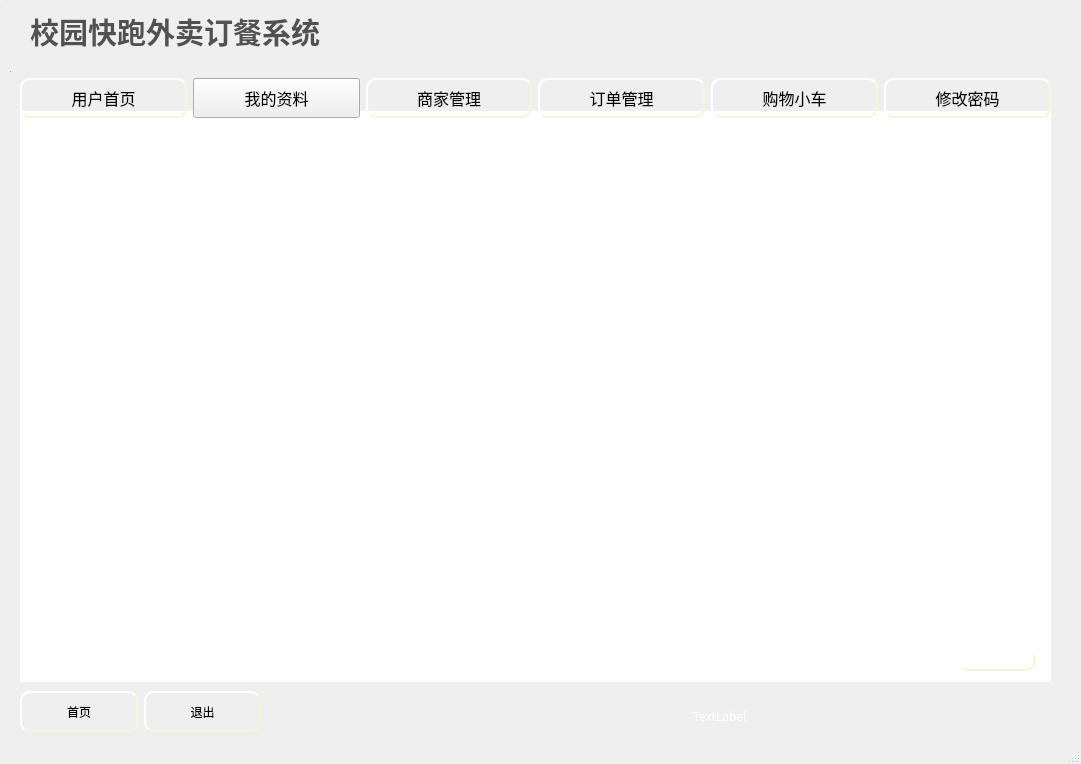
<?xml version="1.0" encoding="UTF-8"?>
<ui version="4.0">
 <class>ClientUI</class>
 <widget class="QMainWindow" name="ClientUI">
  <property name="geometry">
   <rect>
    <x>0</x>
    <y>0</y>
    <width>1081</width>
    <height>764</height>
   </rect>
  </property>
  <property name="windowTitle">
   <string>MainWindow</string>
  </property>
  <property name="styleSheet">
   <string notr="true">QMainWindow#ClientUI{	
	
	background-image: url(:/image/climain.jpg);

}</string>
  </property>
  <widget class="QWidget" name="centralwidget">
   <widget class="QLabel" name="label_2">
    <property name="geometry">
     <rect>
      <x>30</x>
      <y>10</y>
      <width>341</width>
      <height>41</height>
     </rect>
    </property>
    <property name="font">
     <font>
      <family>幼圆</family>
      <pointsize>22</pointsize>
      <weight>75</weight>
      <bold>true</bold>
     </font>
    </property>
    <property name="styleSheet">
     <string notr="true">color:rgb(81, 81, 81);</string>
    </property>
    <property name="inputMethodHints">
     <set>Qt::ImhUppercaseOnly</set>
    </property>
    <property name="text">
     <string>校园快跑外卖订餐系统</string>
    </property>
   </widget>
   <widget class="QWidget" name="widget_4" native="true">
    <property name="geometry">
     <rect>
      <x>10</x>
      <y>60</y>
      <width>1061</width>
      <height>761</height>
     </rect>
    </property>
    <property name="styleSheet">
     <string notr="true">QWidget#widget_4{
	background-image: url(:/image/timg.jpg);
}</string>
    </property>
    <widget class="QWidget" name="widget" native="true">
     <property name="enabled">
      <bool>true</bool>
     </property>
     <property name="geometry">
      <rect>
       <x>10</x>
       <y>50</y>
       <width>1031</width>
       <height>571</height>
      </rect>
     </property>
     <property name="styleSheet">
      <string notr="true">QWidget#widget{
	
	background-color: rgb(255, 255, 255);
	
	
}</string>
     </property>
     <widget class="QPushButton" name="pb_clientmer">
      <property name="enabled">
       <bool>false</bool>
      </property>
      <property name="geometry">
       <rect>
        <x>940</x>
        <y>540</y>
        <width>76</width>
        <height>20</height>
       </rect>
      </property>
      <property name="sizePolicy">
       <sizepolicy hsizetype="Minimum" vsizetype="Expanding">
        <horstretch>0</horstretch>
        <verstretch>0</verstretch>
       </sizepolicy>
      </property>
      <property name="font">
       <font>
        <family>微软雅黑</family>
        <pointsize>12</pointsize>
       </font>
      </property>
      <property name="styleSheet">
       <string notr="true">QPushButton#pb_clientmer{
	
	background-image: url(:/ico/pb1.jpg);
}
QPushButton#pb_clientmer{
    border-style: outset;
    border-width: 2px;
    border-radius: 10px;
    border-color: beige;
    min-width: 5em;
    padding: 6px;
}
QPushButton#pb_clientmer:hover
{
	
	background-image: url(:/ico/pb.jpg);
    border-style: inset;
}

QPushButton#pb_client:pressed {
	
	background-image: url(:/ico/pb2.jpg);
    border-style: inset;
}


</string>
      </property>
      <property name="text">
       <string/>
      </property>
     </widget>
    </widget>
    <widget class="Line" name="line">
     <property name="enabled">
      <bool>true</bool>
     </property>
     <property name="geometry">
      <rect>
       <x>0</x>
       <y>10</y>
       <width>1</width>
       <height>1</height>
      </rect>
     </property>
     <property name="maximumSize">
      <size>
       <width>1</width>
       <height>1</height>
      </size>
     </property>
     <property name="orientation">
      <enum>Qt::Horizontal</enum>
     </property>
    </widget>
    <widget class="QWidget" name="layoutWidget_2">
     <property name="geometry">
      <rect>
       <x>10</x>
       <y>0</y>
       <width>1031</width>
       <height>57</height>
      </rect>
     </property>
     <layout class="QGridLayout" name="gridLayout_3">
      <item row="3" column="5">
       <widget class="QPushButton" name="pb_pswd">
        <property name="sizePolicy">
         <sizepolicy hsizetype="Minimum" vsizetype="Expanding">
          <horstretch>0</horstretch>
          <verstretch>0</verstretch>
         </sizepolicy>
        </property>
        <property name="font">
         <font>
          <family>微软雅黑</family>
          <pointsize>12</pointsize>
         </font>
        </property>
        <property name="styleSheet">
         <string notr="true">QPushButton#pb_pswd{
	
	background-image: url(:/ico/pb1.jpg);
}
QPushButton#pb_pswd{
    border-style: outset;
    border-width: 2px;
    border-radius: 10px;
    border-color: beige;
    min-width: 5em;
    padding: 6px;
}
QPushButton#pb_pswd:hover
{
	
	background-image: url(:/ico/pb.jpg);
    border-style: inset;
}

QPushButton#pb_pswd:pressed {
	
	background-image: url(:/ico/pb2.jpg);
    border-style: inset;
}


</string>
        </property>
        <property name="text">
         <string>修改密码</string>
        </property>
       </widget>
      </item>
      <item row="0" column="3">
       <spacer name="verticalSpacer">
        <property name="orientation">
         <enum>Qt::Vertical</enum>
        </property>
        <property name="sizeHint" stdset="0">
         <size>
          <width>20</width>
          <height>40</height>
         </size>
        </property>
       </spacer>
      </item>
      <item row="3" column="4">
       <widget class="QPushButton" name="pb_shopcart">
        <property name="sizePolicy">
         <sizepolicy hsizetype="Minimum" vsizetype="Expanding">
          <horstretch>0</horstretch>
          <verstretch>0</verstretch>
         </sizepolicy>
        </property>
        <property name="font">
         <font>
          <family>微软雅黑</family>
          <pointsize>12</pointsize>
         </font>
        </property>
        <property name="styleSheet">
         <string notr="true">QPushButton#pb_shopcart{
	
	background-image: url(:/ico/pb1.jpg);
}
QPushButton#pb_shopcart{
    border-style: outset;
    border-width: 2px;
    border-radius: 10px;
    border-color: beige;
    min-width: 5em;
    padding: 6px;
}
QPushButton#pb_shopcart:hover
{
	
	background-image: url(:/ico/pb.jpg);
    border-style: inset;
}

QPushButton#pb_form:pressed {
	
	background-image: url(:/ico/pb2.jpg);
    border-style: inset;
}


</string>
        </property>
        <property name="text">
         <string>购物小车</string>
        </property>
       </widget>
      </item>
      <item row="3" column="3">
       <widget class="QPushButton" name="pb_form">
        <property name="sizePolicy">
         <sizepolicy hsizetype="Minimum" vsizetype="Expanding">
          <horstretch>0</horstretch>
          <verstretch>0</verstretch>
         </sizepolicy>
        </property>
        <property name="font">
         <font>
          <family>微软雅黑</family>
          <pointsize>12</pointsize>
         </font>
        </property>
        <property name="styleSheet">
         <string notr="true">QPushButton#pb_form{
	
	background-image: url(:/ico/pb1.jpg);
}
QPushButton#pb_form{
    border-style: outset;
    border-width: 2px;
    border-radius: 10px;
    border-color: beige;
    min-width: 5em;
    padding: 6px;
}
QPushButton#pb_form:hover
{
	
	background-image: url(:/ico/pb.jpg);
    border-style: inset;
}

QPushButton#pb_commodity:pressed {
	
	background-image: url(:/ico/pb2.jpg);
    border-style: inset;
}


</string>
        </property>
        <property name="text">
         <string>订单管理</string>
        </property>
       </widget>
      </item>
      <item row="3" column="2">
       <widget class="QPushButton" name="pb_merchant">
        <property name="sizePolicy">
         <sizepolicy hsizetype="Minimum" vsizetype="Expanding">
          <horstretch>0</horstretch>
          <verstretch>0</verstretch>
         </sizepolicy>
        </property>
        <property name="font">
         <font>
          <family>微软雅黑</family>
          <pointsize>12</pointsize>
         </font>
        </property>
        <property name="styleSheet">
         <string notr="true">QPushButton#pb_merchant{
	
	background-image: url(:/ico/pb1.jpg);
}
QPushButton#pb_merchant{
    border-style: outset;
    border-width: 2px;
    border-radius: 10px;
    border-color: beige;
    min-width: 5em;
    padding: 6px;
}
QPushButton#pb_merchant:hover
{
	
	background-image: url(:/ico/pb.jpg);
    border-style: inset;
}

QPushButton#pb_shop:pressed {
	
	background-image: url(:/ico/pb2.jpg);
    border-style: inset;
}


</string>
        </property>
        <property name="text">
         <string>商家管理</string>
        </property>
       </widget>
      </item>
      <item row="3" column="0">
       <widget class="QPushButton" name="pb_first">
        <property name="sizePolicy">
         <sizepolicy hsizetype="Minimum" vsizetype="Expanding">
          <horstretch>0</horstretch>
          <verstretch>0</verstretch>
         </sizepolicy>
        </property>
        <property name="font">
         <font>
          <family>微软雅黑</family>
          <pointsize>12</pointsize>
         </font>
        </property>
        <property name="styleSheet">
         <string notr="true">QPushButton#pb_first{
	background-image: url(:/ico/pb1.jpg);
    border-style: outset;
    border-width: 2px;
    border-radius: 10px;
    border-color: beige;
    min-width: 5em;
    padding: 6px;
}
QPushButton#pb_first:hover
{
	
	background-image: url(:/ico/pb.jpg);
    border-style: inset;
}

QPushButton#pb_first:pressed{
	
	background-image: url(:/ico/pb2.jpg);
    border-style: inset;
}


</string>
        </property>
        <property name="text">
         <string>用户首页</string>
        </property>
       </widget>
      </item>
      <item row="3" column="1">
       <widget class="QPushButton" name="pb_mydata">
        <property name="sizePolicy">
         <sizepolicy hsizetype="Minimum" vsizetype="Expanding">
          <horstretch>0</horstretch>
          <verstretch>0</verstretch>
         </sizepolicy>
        </property>
        <property name="font">
         <font>
          <family>微软雅黑</family>
          <pointsize>12</pointsize>
         </font>
        </property>
        <property name="styleSheet">
         <string notr="true">QPushButton#pb_mydata{
	
	background-image: url(:/ico/pb1.jpg);
}
QPushButton#pb_mydata{
    border-style: outset;
    border-width: 2px;
    border-radius: 10px;
    border-color: beige;
    min-width: 5em;
    padding: 6px;
}
QPushButton#pb_mydata:hover
{
	
	background-image: url(:/ico/pb.jpg);
    border-style: inset;
}



QPushButton#pb_mydata:pressed {
	
	background-image: url(:/ico/pb2.jpg);
    border-style: inset;
}
</string>
        </property>
        <property name="text">
         <string>我的资料</string>
        </property>
       </widget>
      </item>
      <item row="2" column="3">
       <spacer name="verticalSpacer_2">
        <property name="orientation">
         <enum>Qt::Vertical</enum>
        </property>
        <property name="sizeHint" stdset="0">
         <size>
          <width>20</width>
          <height>40</height>
         </size>
        </property>
       </spacer>
      </item>
      <item row="1" column="3">
       <spacer name="verticalSpacer_3">
        <property name="orientation">
         <enum>Qt::Vertical</enum>
        </property>
        <property name="sizeHint" stdset="0">
         <size>
          <width>20</width>
          <height>40</height>
         </size>
        </property>
       </spacer>
      </item>
     </layout>
    </widget>
    <widget class="QWidget" name="layoutWidget_4">
     <property name="geometry">
      <rect>
       <x>670</x>
       <y>630</y>
       <width>371</width>
       <height>51</height>
      </rect>
     </property>
     <layout class="QGridLayout" name="gridLayout">
      <item row="0" column="0">
       <widget class="QLabel" name="label">
        <property name="font">
         <font>
          <family>微软雅黑</family>
          <pointsize>9</pointsize>
         </font>
        </property>
        <property name="styleSheet">
         <string notr="true">color: rgb(255, 255, 255);</string>
        </property>
        <property name="text">
         <string/>
        </property>
       </widget>
      </item>
      <item row="0" column="1">
       <widget class="QLabel" name="lb_time">
        <property name="sizePolicy">
         <sizepolicy hsizetype="Expanding" vsizetype="Preferred">
          <horstretch>0</horstretch>
          <verstretch>0</verstretch>
         </sizepolicy>
        </property>
        <property name="font">
         <font>
          <family>微软雅黑</family>
          <pointsize>9</pointsize>
         </font>
        </property>
        <property name="styleSheet">
         <string notr="true">color: rgb(255, 255, 255);</string>
        </property>
        <property name="text">
         <string>TextLabel</string>
        </property>
       </widget>
      </item>
     </layout>
    </widget>
    <widget class="QWidget" name="layoutWidget">
     <property name="geometry">
      <rect>
       <x>10</x>
       <y>630</y>
       <width>241</width>
       <height>41</height>
      </rect>
     </property>
     <layout class="QGridLayout" name="gridLayout_2">
      <item row="0" column="0">
       <widget class="QPushButton" name="pb_f">
        <property name="sizePolicy">
         <sizepolicy hsizetype="Minimum" vsizetype="Expanding">
          <horstretch>0</horstretch>
          <verstretch>0</verstretch>
         </sizepolicy>
        </property>
        <property name="font">
         <font>
          <family>微软雅黑</family>
         </font>
        </property>
        <property name="styleSheet">
         <string notr="true">QPushButton{
	background-image: url(:/ico/pb1.jpg);
    border-style: outset;
    border-width: 2px;
    border-radius: 10px;
    border-color: beige;
    min-width: 5em;
    padding: 6px;
}
QPushButton:hover
{
	
	background-image: url(:/ico/pb.jpg);
    border-style: inset;
}

QPushButton:pressed{
	
	background-image: url(:/ico/pb2.jpg);
    border-style: inset;
}


</string>
        </property>
        <property name="text">
         <string>首页</string>
        </property>
       </widget>
      </item>
      <item row="0" column="1">
       <widget class="QPushButton" name="pb_go">
        <property name="sizePolicy">
         <sizepolicy hsizetype="Minimum" vsizetype="Expanding">
          <horstretch>0</horstretch>
          <verstretch>0</verstretch>
         </sizepolicy>
        </property>
        <property name="font">
         <font>
          <family>微软雅黑</family>
         </font>
        </property>
        <property name="styleSheet">
         <string notr="true">QPushButton{
	background-image: url(:/ico/pb1.jpg);
    border-style: outset;
    border-width: 2px;
    border-radius: 10px;
    border-color: beige;
    min-width: 5em;
    padding: 6px;
}
QPushButton:hover
{
	
	background-image: url(:/ico/pb.jpg);
    border-style: inset;
}

QPushButton:pressed{
	
	background-image: url(:/ico/pb2.jpg);
    border-style: inset;
}


</string>
        </property>
        <property name="text">
         <string>退出</string>
        </property>
       </widget>
      </item>
     </layout>
    </widget>
   </widget>
   <widget class="QLabel" name="label_3">
    <property name="geometry">
     <rect>
      <x>30</x>
      <y>80</y>
      <width>71</width>
      <height>41</height>
     </rect>
    </property>
    <property name="font">
     <font>
      <family>华文彩云</family>
      <pointsize>20</pointsize>
      <strikeout>true</strikeout>
     </font>
    </property>
    <property name="styleSheet">
     <string notr="true">color: rgb(255, 255, 255);</string>
    </property>
    <property name="text">
     <string/>
    </property>
   </widget>
  </widget>
  <widget class="QStatusBar" name="statusbar"/>
  <widget class="QToolBar" name="toolBar">
   <property name="maximumSize">
    <size>
     <width>1</width>
     <height>1</height>
    </size>
   </property>
   <property name="windowTitle">
    <string>toolBar</string>
   </property>
   <property name="layoutDirection">
    <enum>Qt::LeftToRight</enum>
   </property>
   <property name="movable">
    <bool>false</bool>
   </property>
   <attribute name="toolBarArea">
    <enum>TopToolBarArea</enum>
   </attribute>
   <attribute name="toolBarBreak">
    <bool>false</bool>
   </attribute>
   <addaction name="actionFirst"/>
   <addaction name="actionMerchant"/>
   <addaction name="actionForm"/>
   <addaction name="actionShopcart"/>
   <addaction name="actionTalk"/>
   <addaction name="actionMydata"/>
   <addaction name="actionUpdatepswd"/>
  </widget>
  <action name="actionFirst">
   <property name="text">
    <string>first</string>
   </property>
  </action>
  <action name="actionMydata">
   <property name="text">
    <string>mydata</string>
   </property>
  </action>
  <action name="actionUpdatepswd">
   <property name="text">
    <string>updatepswd</string>
   </property>
  </action>
  <action name="actionMerchant">
   <property name="text">
    <string>merchant</string>
   </property>
  </action>
  <action name="actionForm">
   <property name="text">
    <string>form</string>
   </property>
  </action>
  <action name="actionShopcart">
   <property name="text">
    <string>shopcart</string>
   </property>
  </action>
  <action name="actionTalk">
   <property name="text">
    <string>talk</string>
   </property>
  </action>
 </widget>
 <resources/>
 <connections/>
</ui>
